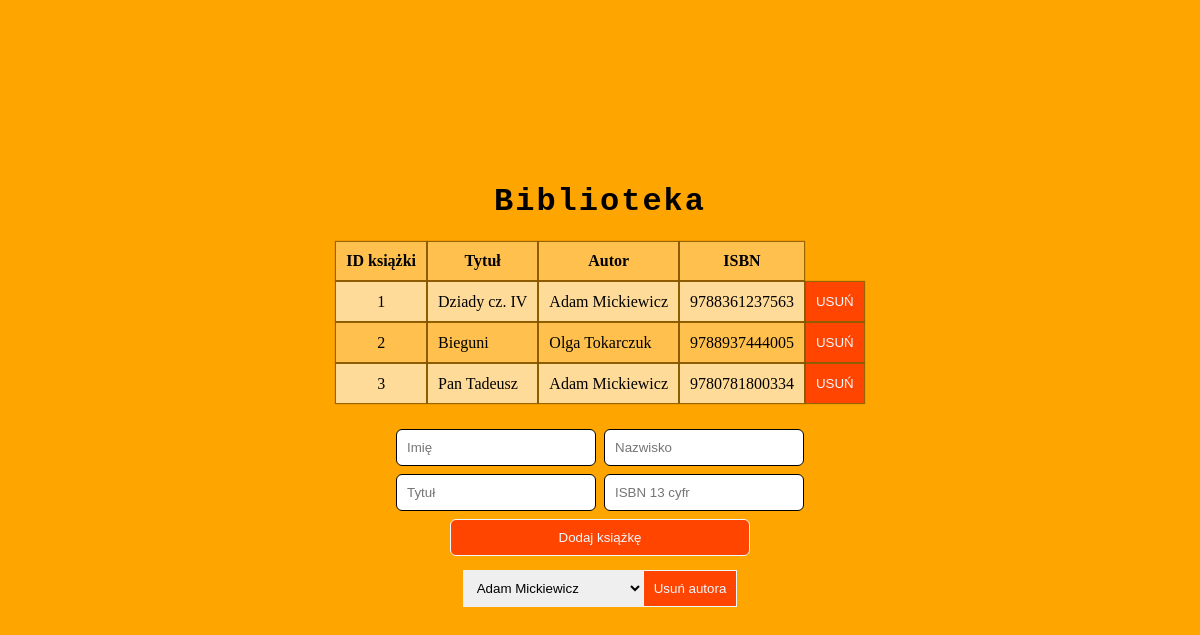
Before: / with the older database file.
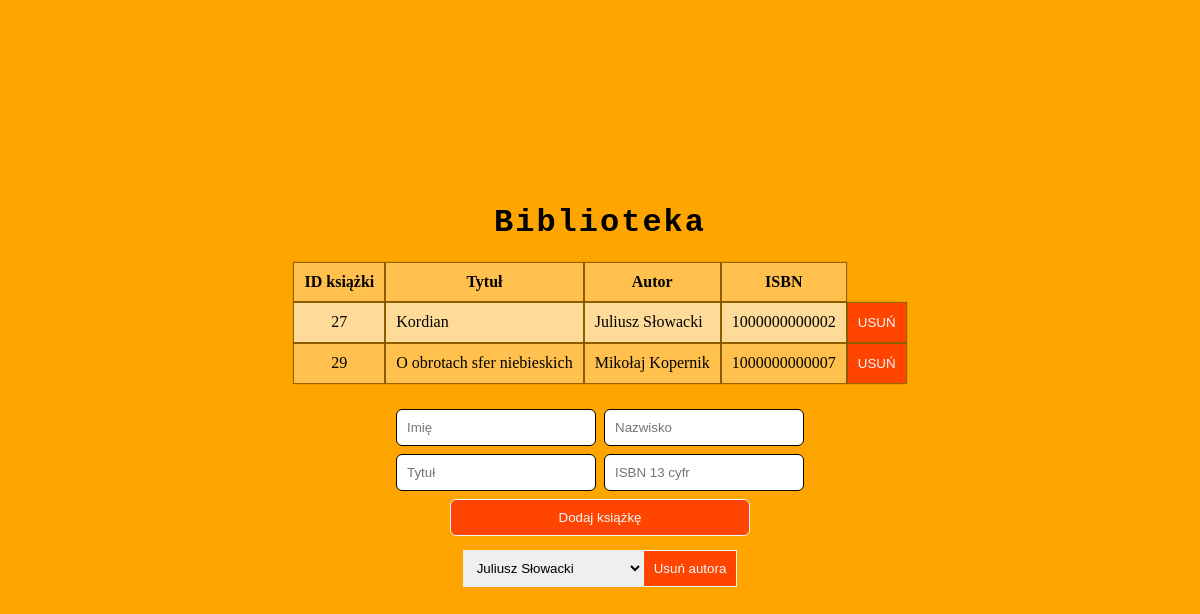
After: the same page with the newer database file.
### tables this page shows
CREATE TABLE `ksiazki` (
  `id_ksiazka` int(11) NOT NULL,
  `id_tytul` int(11) NOT NULL,
  `id_autor` int(11) NOT NULL
);

CREATE TABLE `tytuly` (
  `id_tytul` int(11) NOT NULL,
  `tytul` text NOT NULL,
  `ISBN` double NOT NULL
);

CREATE TABLE `autorzy` (
  `id_autor` int(11) NOT NULL,
  `imie` text NOT NULL,
  `nazwisko` text NOT NULL
);

### index.php (the view, shortened to what this page needs)
<?php
    require_once 'connect.php';
    function createTable(){
        global $db;
        $sql = "SELECT * from autorzy, tytuly, ksiazki WHERE autorzy.id_autor = ksiazki.id_autor AND tytuly.id_tytul = ksiazki.id_tytul";
        $result = $db->query($sql);
        echo '<table>';
            echo '<tr>
                <th>ID książki</th><th>Tytuł</th><th>Autor</th><th>ISBN</th>
            </tr>';
            while($row=$result->fetch_array()){
                echo '<tr>';
                    echo '<td>'.$row['id_ksiazka'].'</td><td>'.$row['tytul'].'</td><td>'.$row['imie'].' '.$row['nazwisko'].'</td><td>'.$row['ISBN'].'</td>';
                    echo '<td class="form-column">
                        <form method="post" action="delete.php" class="form-table">
                            <input type="hidden" name="id_ksiazka" value="'.$row['id_ksiazka'].'">
                            <input type="hidden" name="id_autor" value="'.$row['id_autor'].'">
                            <input type="hidden" name="id_tytul" value="'.$row['id_tytul'].'">
                            <input type="submit" value="USUŃ" class="delete-btn">
                        </form>
                    </td>';
                echo '</tr>';
            }
        echo '</table>';
    }
    function createSelect(){
        global $db;
        $sql = "SELECT * from autorzy";
        $result = $db->query($sql);
        echo '<form method="post" action="delete.php">';
            echo '<select name="autor">';
                while($row = $result->fetch_array()){
                    echo '<option value="'.$row['id_autor'].'">'.$row['imie'].' '.$row['nazwisko'].'</option>';
                }
            echo '</select>';
            echo '<input type="submit" value="Usuń autora" class="delete-button"/>';
        echo '</form>';
    }
?>
<!DOCTYPE html>
<html lang="pl">
<head>
    <link rel="stylesheet" href="style.css">
</head>
<body>
    <main>
        <h1>Biblioteka</h1>
        <div class="library">
            <?php createTable();?>
        </div>
        <div class="insert">
            <form action="insert.php" method="post" autocomplete="off" >
                <input type="text" name="name" class="input" placeholder="Imię" required>
                <input type="text" name="lastname" class="input" placeholder="Nazwisko" required>
                <input type="text" name="title" class="input" placeholder="Tytuł" required>
                <input type="number" min="1000000000000" max="9999999999999" name="isbn" class="input" placeholder="ISBN 13 cyfr" required>
                <input type="submit" value="Dodaj książkę" class="button">
            </form>
        </div>
        <div class="delete">
            <?php createSelect()?>
        </div>
    </main>
</body>
</html>

### style.css (style rules this page uses)
* { margin: 0; padding: 0; box-sizing: border-box; }
html { font-size: 10px; }
body { width:100vw; min-height: 100vh; background: orange; display: flex; justify-content: center; align-items: center; font-size: 1.6rem; font-family: Cambria, Cochin, Georgia, Times, 'Times New Roman', serif; }
main { display: flex; flex-direction: column; align-items: center; }
h1 { margin-bottom: 2rem; letter-spacing: 2px; font-family: 'Courier New', Courier, monospace; }
tr:nth-child(odd) { background: rgba(255,255,255, .3); }
tr:nth-child(even) { background: rgba(255,255,255, .6); }
td:first-child { text-align: center; }
td, th { padding: 1rem; box-shadow: 0 0 1px 1px rgba(0,0,0,.4); }
.insert { margin-top: 2rem; }
.insert form { display: flex; flex-wrap: wrap; justify-content: center; width: 500px; }
.input { flex-basis: 40%; margin: .4rem; padding: 1rem; border-radius: 6px; border: 1px solid black; }
.button { margin: .4rem; padding: 1rem; flex-basis: 60%; background: orangered; border: 1px solid aliceblue; border-radius: 6px; color: aliceblue; }
.delete { margin: 1rem; }
select { padding: 1rem; border: none; width: 180px; }
.delete-button { padding: 1rem; background: orangered; color:aliceblue; border: 1px solid aliceblue; }
.form-column { padding: 0; }
.form-table, .delete-btn { width: 100%; height: 39px; }
.delete-btn { padding: 1rem; background: orangered; color: aliceblue; border: none; }

Changed rows visible on the page:
removed ksiazki: id_ksiazka "1", id_tytul.tytul "Dziady cz. IV", id_autor.imie "Adam", id_autor.nazwisko "Mickiewicz", id_tytul.ISBN "9788361237563"
removed ksiazki: id_ksiazka "2", id_tytul.tytul "Bieguni", id_autor.imie "Olga", id_autor.nazwisko "Tokarczuk", id_tytul.ISBN "9788937444005"
removed ksiazki: id_ksiazka "3", id_tytul.tytul "Pan Tadeusz", id_autor.imie "Adam", id_autor.nazwisko "Mickiewicz", id_tytul.ISBN "9780781800334"
added ksiazki: id_ksiazka "27", id_tytul.tytul "Kordian", id_autor.imie "Juliusz", id_autor.nazwisko "Słowacki", id_tytul.ISBN "1000000000002"
added ksiazki: id_ksiazka "29", id_tytul.tytul "O obrotach sfer niebieskich", id_autor.imie "Mikołaj", id_autor.nazwisko "Kopernik", id_tytul.ISBN "1000000000007"
Other visible differences:
form field autor: "Adam Mickiewicz" → "Juliusz Słowacki"
